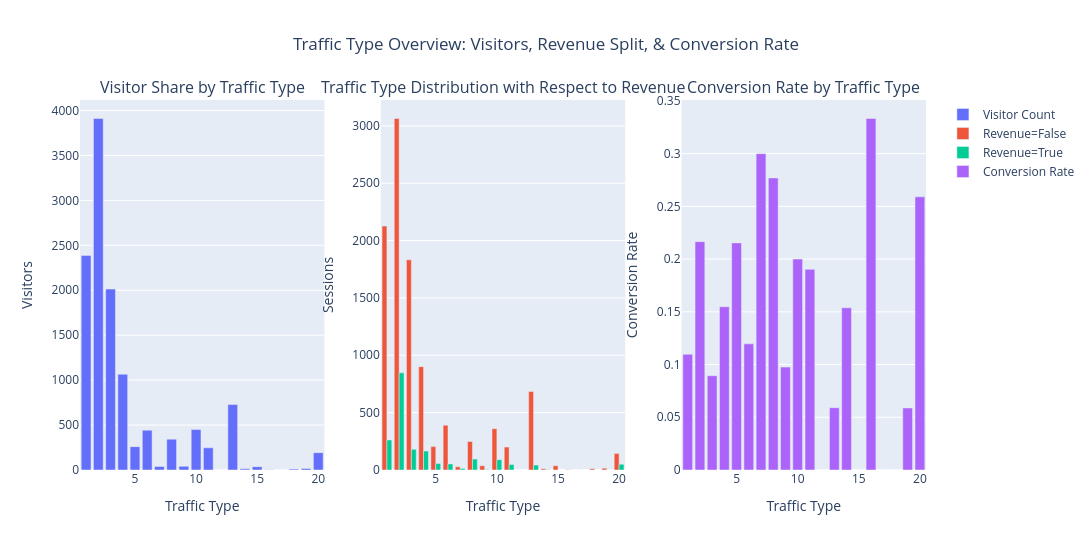

This figure's notebook cell:
### Markdown cell above
## Traffic Type Overview: Visitors, Revenue Split & Conversion Rate
This visualisation compares different website traffic types in terms of total visits, revenue-generating sessions, and conversion rate. It helps identify which traffic sources bring users and which actually lead to purchases.

### Code cell
traffic_counts = df_cleaned['TrafficType'].value_counts().reset_index()
traffic_counts.columns = ['TrafficType', 'Count']
traffic_counts = traffic_counts.sort_values('TrafficType')

traffic_rev = (
    df_cleaned.groupby(['TrafficType', 'Revenue'])
      .size()
      .reset_index(name='Count')
      .sort_values('TrafficType')
)

traffic_conv = (
    df_cleaned.groupby("TrafficType")["Revenue"]
      .mean()
      .reset_index(name="ConversionRate")
      .sort_values('TrafficType')
)

fig = make_subplots(
    rows=1, cols=3,
    specs=[[{"type": "xy"}, {"type": "xy"}, {"type": "xy"}]],
    subplot_titles=[
        "Visitor Share by Traffic Type",
        "Traffic Type Distribution with Respect to Revenue",
        "Conversion Rate by Traffic Type"
    ]
)

#LEFT
fig.add_trace(
    go.Bar(
        x=traffic_counts['TrafficType'],
        y=traffic_counts['Count'],
        name="Visitor Count"
    ),
    row=1, col=1
)

#MIDDLE
for val, label in [(False, "Revenue=False"), (True, "Revenue=True")]:
    sub = traffic_rev[traffic_rev['Revenue'] == val]
    fig.add_trace(
        go.Bar(
            x=sub['TrafficType'],
            y=sub['Count'],
            name=label
        ),
        row=1, col=2
    )

#RIGHT
fig.add_trace(
    go.Bar(
        x=traffic_conv['TrafficType'],
        y=traffic_conv['ConversionRate'],
        name="Conversion Rate"
    ),
    row=1, col=3
)

fig.update_layout(
    title_text="Traffic Type Overview: Visitors, Revenue Split, & Conversion Rate",
    title_x=0.5,
    barmode='group',
    height=550,
    width=1200
)

fig.update_xaxes(title_text="Traffic Type", row=1, col=1)
fig.update_yaxes(title_text="Visitors", row=1, col=1)

fig.update_xaxes(title_text="Traffic Type", row=1, col=2)
fig.update_yaxes(title_text="Sessions", row=1, col=2)

fig.update_xaxes(title_text="Traffic Type", row=1, col=3)
fig.update_yaxes(title_text="Conversion Rate", row=1, col=3)

fig.show()

### Figure 1 — Plotly figure (JSON) as saved in the notebook; plotly's stock layout.template omitted (floating-point values rounded to 4 significant figures)
{"data": [{"name": "Visitor Count", "type": "bar", "x": [1, 2, 3, 4, 5, 6, 7, 8, 9, 10, 11, 12, 13, 14, 15, 16, 17, 18, 19, 20], "xaxis": "x", "y": [2388, 3911, 2013, 1066, 260, 443, 40, 343, 41, 450, 247, 1, 728, 13, 37, 3, 1, 10, 17, 193], "yaxis": "y"}, {"name": "Revenue=False", "type": "bar", "x": [1, 2, 3, 4, 5, 6, 7, 8, 9, 10, 11, 12, 13, 14, 15, 16, 17, 18, 19, 20], "xaxis": "x2", "y": [2126, 3064, 1833, 901, 204, 390, 28, 248, 37, 360, 200, 1, 685, 11, 37, 2, 1, 10, 16, 143], "yaxis": "y2"}, {"name": "Revenue=True", "type": "bar", "x": [1, 2, 3, 4, 5, 6, 7, 8, 9, 10, 11, 13, 14, 16, 19, 20], "xaxis": "x2", "y": [262, 847, 180, 165, 56, 53, 12, 95, 4, 90, 47, 43, 2, 1, 1, 50], "yaxis": "y2"}, {"name": "Conversion Rate", "type": "bar", "x": [1, 2, 3, 4, 5, 6, 7, 8, 9, 10, 11, 12, 13, 14, 15, 16, 17, 18, 19, 20], "xaxis": "x3", "y": [0.1097, 0.2166, 0.08942, 0.1548, 0.2154, 0.1196, 0.3, 0.277, 0.09756, 0.2, 0.1903, 0, 0.05907, 0.1538, 0, 0.3333, 0, 0, 0.05882, 0.2591], "yaxis": "y3"}], "layout": {"annotations": [{"font": {"size": 16}, "showarrow": false, "text": "Visitor Share by Traffic Type", "x": 0.1444, "xanchor": "center", "xref": "paper", "y": 1, "yanchor": "bottom", "yref": "paper"}, {"font": {"size": 16}, "showarrow": false, "text": "Traffic Type Distribution with Respect to Revenue", "x": 0.5, "xanchor": "center", "xref": "paper", "y": 1, "yanchor": "bottom", "yref": "paper"}, {"font": {"size": 16}, "showarrow": false, "text": "Conversion Rate by Traffic Type", "x": 0.8556, "xanchor": "center", "xref": "paper", "y": 1, "yanchor": "bottom", "yref": "paper"}], "barmode": "group", "height": 550, "title": {"text": "Traffic Type Overview: Visitors, Revenue Split, & Conversion Rate", "x": 0.5}, "width": 1200, "xaxis": {"anchor": "y", "domain": [0, 0.2889], "title": {"text": "Traffic Type"}}, "xaxis2": {"anchor": "y2", "domain": [0.3556, 0.6444], "title": {"text": "Traffic Type"}}, "xaxis3": {"anchor": "y3", "domain": [0.7111, 1], "title": {"text": "Traffic Type"}}, "yaxis": {"anchor": "x", "domain": [0, 1], "title": {"text": "Visitors"}}, "yaxis2": {"anchor": "x2", "domain": [0, 1], "title": {"text": "Sessions"}}, "yaxis3": {"anchor": "x3", "domain": [0, 1], "title": {"text": "Conversion Rate"}}}}
